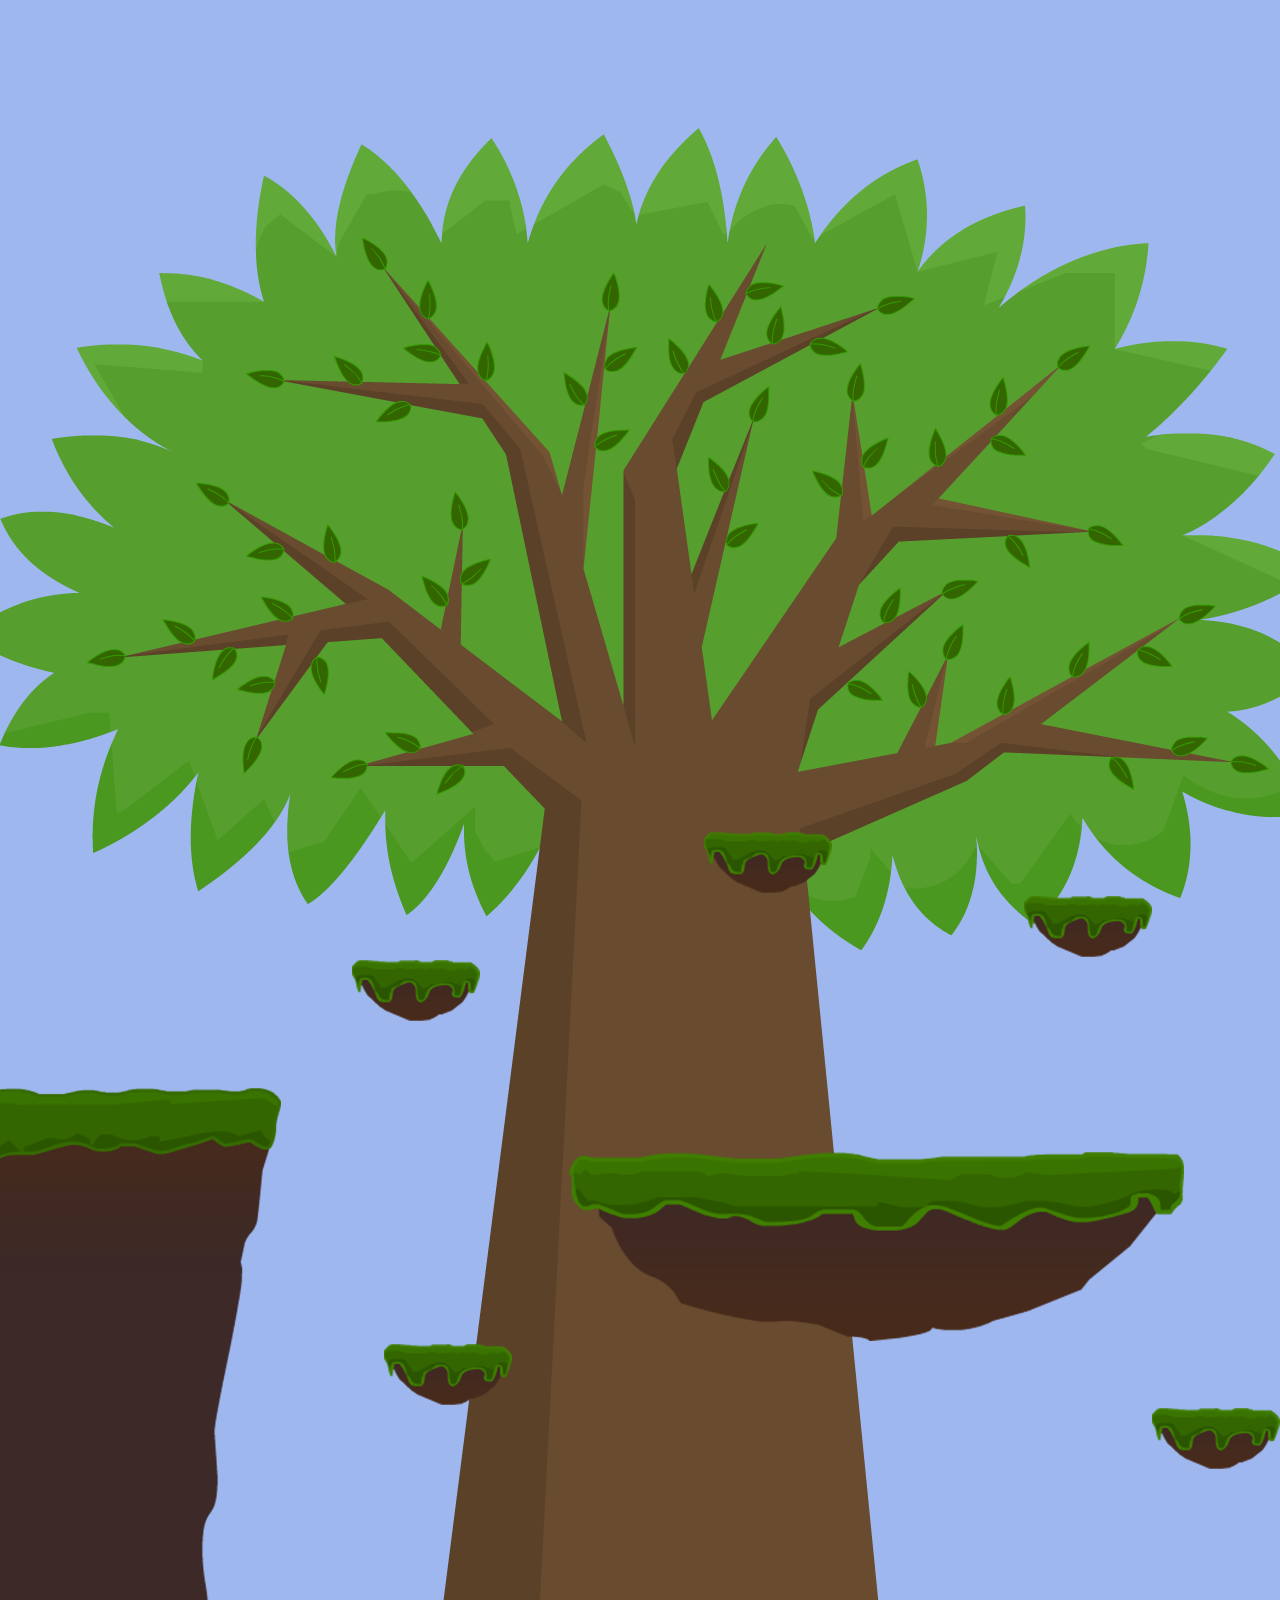

This is a level from a 2D game, rendered from its Tiled map with the project's own tilesets. A one-line summary and the map file follow, with tile-layer data summarised:
An orthogonal 40x50 tile map with 32x32 px tiles, 5 tile layers (sky, tree, rock, ground, ...) and 13 objects.

<map version="1.0" orientation="orthogonal" width="40" height="50" tilewidth="32" tileheight="32">
 <tileset firstgid="1" name="map3" tilewidth="32" tileheight="32">
  <image source="gfx/map3.png" trans="ff00ff" width="1792" height="1721" />
 </tileset>
 <layer name="sky" width="40" height="50">
  <data>[2000 cells, 2000 non-empty, 1 distinct tile ids]</data>
 </layer>
 <layer name="tree" width="40" height="50">
  <data>[2000 cells, 2000 non-empty, 1841 distinct tile ids]</data>
 </layer>
 <layer name="rock" width="40" height="50">
  <data>[2000 cells, 2000 non-empty, 109 distinct tile ids]</data>
 </layer>
 <layer name="ground" width="40" height="50">
  <data>[2000 cells, 2000 non-empty, 154 distinct tile ids]</data>
 </layer>
 <layer name="small rock" width="40" height="50">
  <data>[2000 cells, 2000 non-empty, 9 distinct tile ids]</data>
 </layer>
 <objectgroup name="Ground" width="40" height="50">
  <properties>
   <property name="ground" value="true" />
  </properties>
  <object x="4" y="1108" width="246" height="86" />
  <object x="6" y="1196" width="220" height="98" />
  <object x="10" y="1300" width="200" height="90" />
  <object x="14" y="1394" width="190" height="104" />
  <object x="14" y="1496" width="176" height="102" />
  <object x="606" y="1176" width="548" height="30" />
  <object x="638" y="1206" width="472" height="38" />
  <object x="678" y="1244" width="384" height="36" />
  <object x="363" y="969" width="107" height="17" />
  <object x="717" y="842" width="104" height="19" />
  <object x="397" y="1353" width="106" height="21" />
  <object x="1164" y="1419" width="102" height="18" />
  <object x="1035" y="906" width="106" height="18" />
 </objectgroup>
</map>